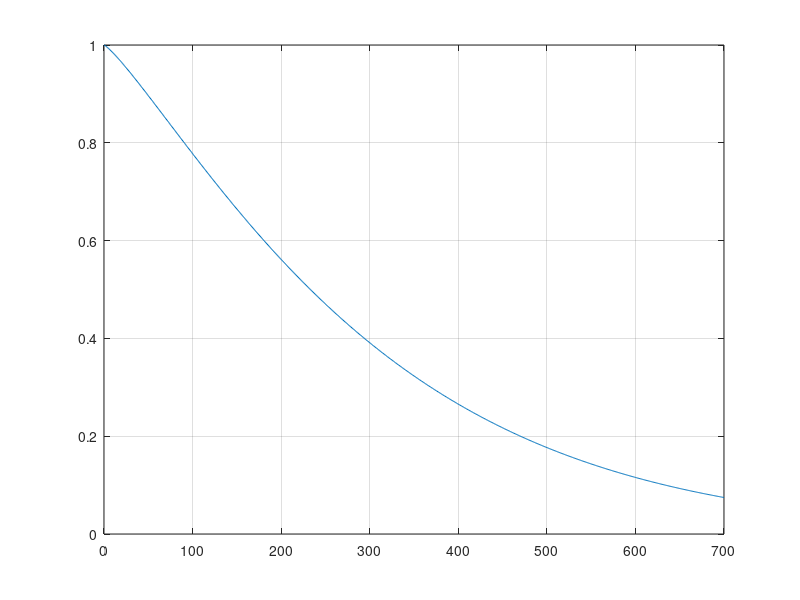

The MATLAB script that drew this image:
clc
clear all 
close all

N = 700 ;
X = 0:1:N ;

f= @(n) exp(-(0.1)^3.*n.^(1.2)) ;
f(300)

figure (1)
plot (X,f(X))
grid on ;

% f= @(n) exp(-n./(N-n+N/5)) ;
% figure (2) ;
% plot (X,f(X))
% grid on ;

